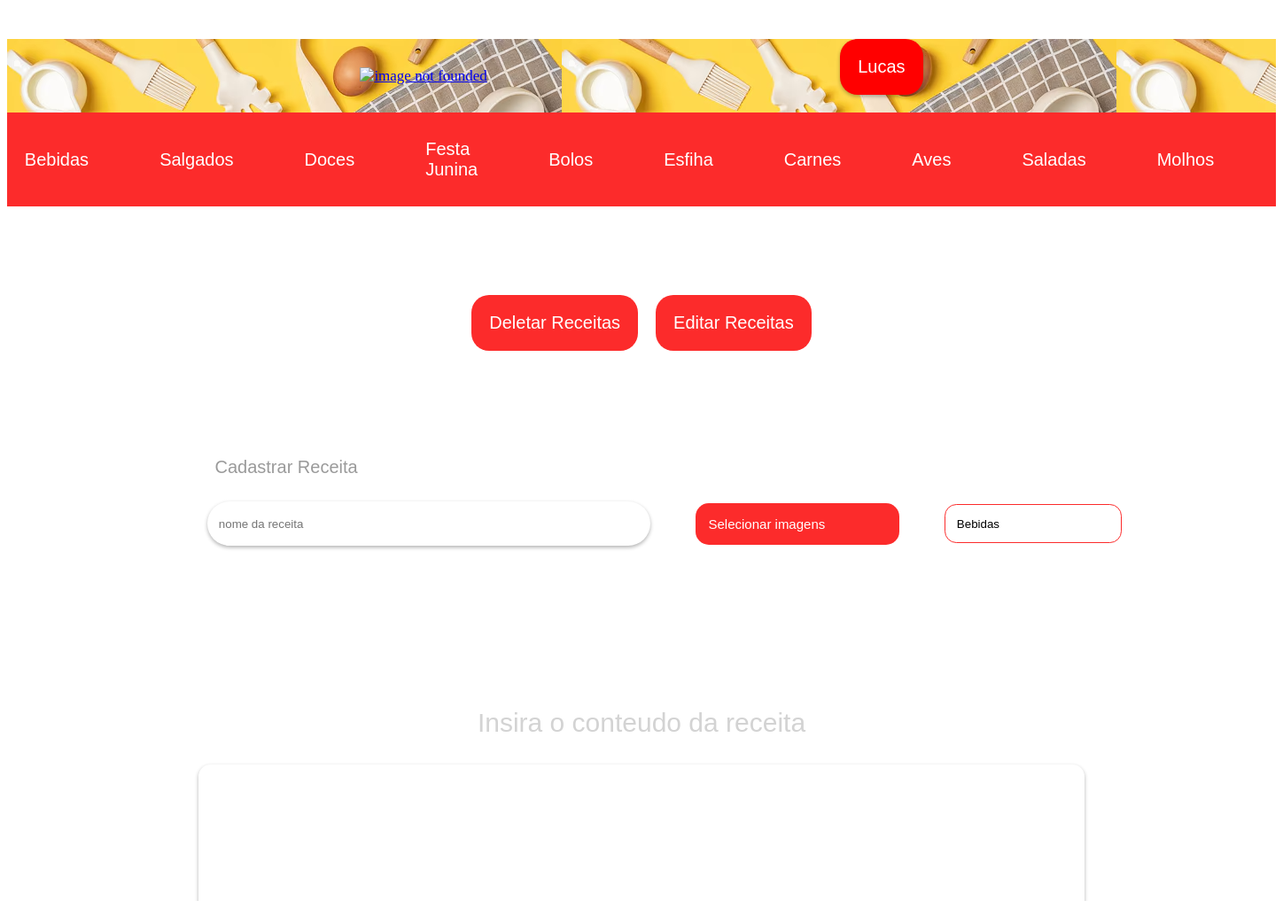
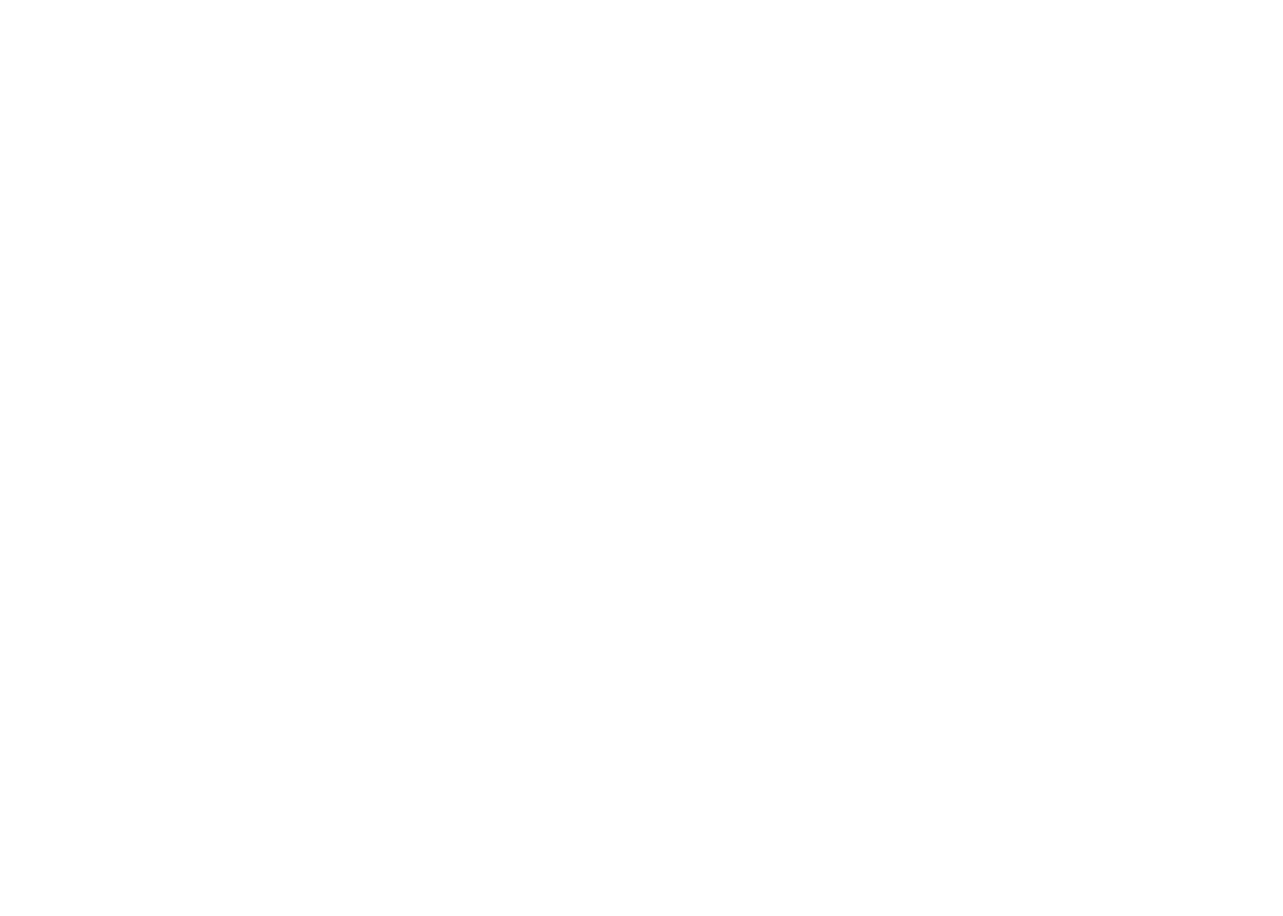
/cadastro-receitas.php (signed in), run on the app's committed database (2 pictures, top to bottom).
### tables this page shows
CREATE TABLE `categorias` (
  `user_id` varchar(30) NOT NULL,
  `categoria` varchar(50) NOT NULL
);

### functions.php (called while the page is built, shortened)
<?php
require_once "banco.php";
   function validarUsuario(){
       require_once "header.php";
       }
        function getAllCategorias(){
           $result = featchTodasAsCategorias();
           return $result;
        }
?>

### head.php (called while the page is built, shortened)
<?php
     $usuario = $_SESSION['usuario'] ?? null;
?>

### form-cadastroReceita.php (the view, shortened to what this page needs)
<form action="" method="post" enctype="multipart/form-data">
    <div>
        <div class="paginasAdicionais">
            <a class="funcoesAdiconais" href="deletarReceitas.php">Deletar Receitas</a>
            <a class="funcoesAdiconais" href="">Editar Receitas</a>
        </div>
    <div class="headederForms">
    <div class="info">
        <div class="p">
             <p>Cadastrar Receita</p>
        </div>
    </div>
        <input class="inputsText" type="text"  name="nomePrato" id="" placeholder="nome da receita">
        <label for="imageUpload" class="inputs">Selecionar imagens</label>
        <div>
            <div>
                <select class="selector" id="tipoPrato" name="tipoPrato">
        <?php
                    require_once "head.php";
                    require_once "functions.php";
                        $categoria = getAllCategorias();
                        if($categoria != false) {
                        foreach($categoria as $categorias){
                                echo "<option value=\"{$categorias['categoria']}\">{$categorias['categoria']}</option>";
                            }
                    }
 ?>
                </select>
            </div>
    </div>
    </div>
        <div class="conteudoReceita">
            <p class="info">Insira o conteudo da receita</p>
            <textarea class="receitaArea" name="conteudo"></textarea>
        </div>
        <div class="imageSelector">
        <input   class="imagePicker"type="submit" value="Criar Receita">
        </div>
        </div>
    </form>

### header.php (shortened to what this page needs)
<header>
    <div>
        <div class="cabecalho">
            <div>
                <a href="index.php"><img class="logo"
                    src="https://encrypted-tbn0.gstatic.com/images?q=tbn:ANd9GcQE13zAlmPuC9YmevJRJ4VJV0tSE9cpjM4KOg&s"
                    alt="image not founded"></a>
            </div>
            <div>
                <?php
                        require_once "navigation.php"; require_once "head.php";?>
                <div>
                    <button class="interacaoUsuario" onclick="displayMenu()">
                        <?php echo isset($usuario) ? htmlspecialchars($usuario) : 'Usuário'; ?></button>
                </div>
            </div>
        </div>
        <div class="menuCategorias">
            <?php require_once "functions.php";
                                $count = 0;
                                $max_count  = 10;
                                    $fetch = getAllCategorias();
                                    if($fetch != false){
                                        foreach($fetch as $featch){
                                            if($count >= $max_count){
                                                break;
                                            }
                                            $categoria = urlencode($featch['categoria']);
                                            $url = "receitasPorCategoria.php?categoria={$categoria}";
                                                echo "<div class='categorias'>";
                                                echo "<a href='{$url}' class='categoria-link'>" . htmlspecialchars($featch['categoria']) . "</a>";
                                            $count++;
                                        }
                                    }
                                ?>
            <a href="todasAsReceitas.php" class="categoria-link">Todas as categorias</a>
        </div>
    </div>
</header>

### style.css (style rules this page uses)
body { font-size: 16px; }
@media screen and (min-width: 1201px) { body { font-size: 17px; } }

### header.php (style rules this page uses)
.cabecalho { background-image: url("img/fundo-cabecalho.png"); display: flex; align-items: center; justify-content: space-evenly; }
.logo { align-items: left; width: auto; height: auto; margin: 0; }
.interacaoUsuario { background-color: white; border: none; padding: 1em; box-shadow: 0 2px 4px 0 rgba(0, 0, 0, .3); font-size: 16px; transition: 300ms ease-in-out; margin-bottom: 1em; font-size: 20px; border-radius: 1em; background-color: red; color: white; }
.menuCategorias { display: flex; gap: 1em; align-items: center; background-color: rgb(56, 66, 210); padding: 0.5em 0; justify-content: center; font-size: 20px; background-color: rgb(252, 43, 43); width: 100%; }
.categorias { display: flex; align-items: center; gap: 2em; }
.categoria-link { text-decoration: none; color: white; font-family: Arial, Helvetica, sans-serif; padding: 1em; transition: 300ms ease-in-out; border-radius: 1em; }

### form-cadastroReceita.php (style rules this page uses)
.paginasAdicionais { display: flex; align-items: center; font-size: 20px; gap: 1em; justify-content: center; margin-top: 5em; }
.funcoesAdiconais { background-color: rgb(252, 43, 43); padding: 1em; text-decoration: none; color: white; font-family: Arial, Helvetica, sans-serif; border-radius: 1em; transition: 300ms ease-in-out; }
.headederForms { display: flex; align-items: center; justify-content: center; padding: 10em 10em 4em 10em; gap: 3em; }
.inputsText { width: 500px; height: 50px; padding: 1em; border: none; background-color: white; box-shadow: 0 2px 4px 0 rgba(0, 0, 0, .3); border-radius: 3em; outline: none; font-family: Arial, Helvetica, sans-serif; }
.inputs { background-color: rgb(252, 43, 43); border: none; padding: 1em; color: white; font-size: 15px; border-radius: 1em; font-family: Arial, Helvetica, sans-serif; transition: 300ms ease-in-out; width: 200px; }
.info { position: relative; }
.p { position: absolute; font-family: Arial, Helvetica, sans-serif; font-size: 20px; color:rgb(154, 154, 154); top: -95px; left: 60px; width: 300px; font-size: 20px; }
.selector { background-color: white; padding: 1em; width: 200px; color: black; border-radius: 1em; outline: none; border: none; appearance: none; -webkit-appearance: none; -moz-appearance: none; border: rgb(252, 43, 43) 1px solid; }
.imageSelector { display: flex; align-items: center; justify-content: center; gap: 2em; }
.imagePicker { background-color: rgb(252, 43, 43); font-size: 20px; margin-left: 1.5em; padding: 2em; width: 950px; text-align: center; border-radius: 1em; color: white; font-family: Arial, Helvetica, sans-serif; transition: 300ms ease-in-out; outline: none; border: none; }
.conteudoReceita { display: flex; align-items: center; flex-direction: column; justify-content: center; padding: 5em; }
.receitaArea { width: 1000px; height: 1000px; border: none; background-color: white; box-shadow: 0 2px 4px 0 rgba(0, 0, 0, .3); border-radius: 1em; outline: none; }
.info { font-family: Arial, Helvetica, sans-serif; font-size: 30px; color: lightgray; }

### data on the page
categorias: categoria "Bebidas"
categorias: categoria "Salgados"
categorias: categoria "Doces"
categorias: categoria "Festa Junina"
categorias: categoria "Bolos"
categorias: categoria "Esfiha"
categorias: categoria "Carnes"
categorias: categoria "Aves"
categorias: categoria "Saladas"
categorias: categoria "Molhos"

### other printed values
$usuario "Lucas"
form field tipoPrato "Bebidas"
